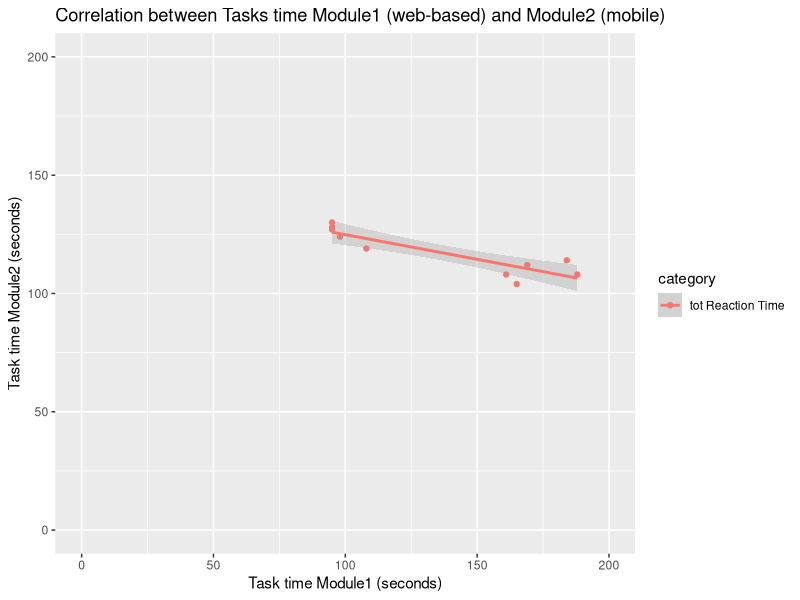

R code for this plot:
# value <- matrix(
#           c(44,64,10,39,21,10, #participant1  web
#            40,28,10,13,10,7,  #              mobile
#            47,39,9,35,22,9,   #participant2  web
#            39,25,10,15,9,10,   #              mobile
#            42,48,11,40,18,10, #participant3  web
#            43,29,10,11,10,9,  #              mobile
#            46,42,11,37,19,10, #participant4  web
#            41,26,10,10,10,7,  #              mobile
#            45,58,10,41,22,8,  #participant5  web
#            37,24,9,16,10,8,  #              mobile
#            38,21,10,16,6,4,    #participant6  web
#            42,29,10,27,11,9,  #              mobile
#            39,29,10,17,9,4,    #participant7  web
#            40,30,9,20,10,10, #              mobile
#            37,22,9,16,6,5,     #participant8  web
#            39,28,11,30,9,10,  #              mobile
#            36,25,10,14,8,5,    #participant9  web
#            44,31,10,22,9,8,   #              mobile
#            37,23,9,16,6,4,     #participant10 web
#            41,29,10,31,10,9   #              mobile
# ),byrow=T,nrow=20
# )
# value

web <- matrix(
  c(188,#participant1  web
    161,   #participant2  web
    169, #participant3  web
    165, #participant4  web
    184,  #participant5  web
    95,    #participant6  web
    108,    #participant7  web
    95,     #participant8  web
    98,    #participant9  web
    95     #participant10 web
  ),byrow=T,nrow=10)
web




mobile <- matrix(
  c(108,  #p1            mobile
    108,   #p2            mobile
    112,  #p3            mobile
    104,  #p4            mobile
    114,  #p5            mobile
    128,  #p6            mobile
    119, #p7            mobile
    127,  #p8            mobile
    124,   #p9            mobile
    130   #p10           mobile
  ),byrow=T,nrow=10
)
mobile

# set.seed(150)
# xvalues <- web
# yvalues <- mobile
# data <- data.frame(x = xvalues,y=yvalues)
# data$y <- data$x + data$y
# correlation <- cor(data$x, data$y,method='pearson')
# correlation

set.seed(150)
xvalues <- web
yvalues <- mobile
data <- data.frame(x=rep(xvalues,1),
                   y=rep(yvalues,1),
                   category=
                     rep(c("tot Reaction Time"),each=10))

# data$y[data$category=="tot Reaction Time"] <- 0 + 
#      data$x[data$category=="reactionTime"]/data$y[data$category=="reactionTime"]
  


correlation.tot <-
  cor(data$x[data$category=="tot Reaction Time"],
      data$y[data$category=="tot Reaction Time"],method='pearson')

correlation.tot



library(ggplot2)
gg <- ggplot(data,aes(x,y,colour=category))+xlim(0,200)+ylim(0,200)
gg <- gg + geom_point()
gg <- gg + geom_smooth(alpha=0.3,method="lm")


labs(
  title = waiver(),
  subtitle = waiver(),
  caption = waiver(),
  tag = waiver(),
  alt = waiver(),
  alt_insight = waiver()
)


gg + labs(x="Task time Module1 (seconds)") + labs(y="Task time Module2 (seconds)") + labs(title = "Correlation between Tasks time Module1 (web-based) and Module2 (mobile)") 

lmTasks = lm(data$y[data$category=="tot Reaction Time"]~data$x[data$category=="tot Reaction Time"],data=data)
summary(lmTasks)

